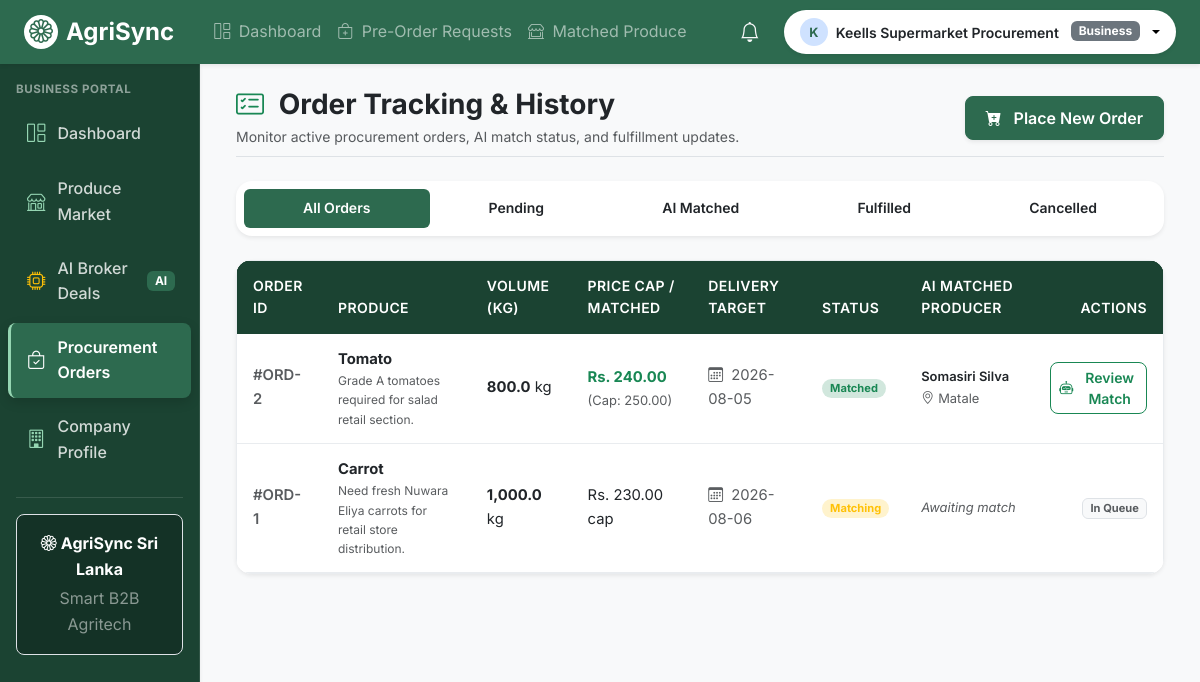
Page /business/orders.php (signed in) on the committed database.
### tables this page shows
CREATE TABLE IF NOT EXISTS `order_matches` (
  `id` int(11) NOT NULL AUTO_INCREMENT,
  `order_id` int(11) NOT NULL,
  `listing_id` int(11) NOT NULL,
  `farmer_id` int(11) NOT NULL,
  `business_id` int(11) NOT NULL,
  `matched_price` decimal(10,2) NOT NULL,
  `agent_reasoning` text NOT NULL,
  `confidence_score` int(11) NOT NULL,
  `status` enum('proposed','accepted','rejected','completed') NOT NULL DEFAULT 'proposed',
  `created_at` timestamp NOT NULL DEFAULT CURRENT_TIMESTAMP,
  `updated_at` timestamp NOT NULL DEFAULT CURRENT_TIMESTAMP ON UPDATE CURRENT_TIMESTAMP,
  PRIMARY KEY (`id`),
  UNIQUE KEY `unique_match` (`order_id`,`listing_id`),
  KEY `farmer_id_index` (`farmer_id`),
  KEY `business_id_index` (`business_id`),
  KEY `status_index` (`status`),
  CONSTRAINT `fk_match_order` FOREIGN KEY (`order_id`) REFERENCES `order_requests` (`id`) ON DELETE CASCADE,
  CONSTRAINT `fk_match_listing` FOREIGN KEY (`listing_id`) REFERENCES `harvest_listings` (`id`) ON DELETE CASCADE,
  CONSTRAINT `fk_match_farmer` FOREIGN KEY (`farmer_id`) REFERENCES `users` (`id`) ON DELETE CASCADE,
  CONSTRAINT `fk_match_business` FOREIGN KEY (`business_id`) REFERENCES `users` (`id`) ON DELETE CASCADE
);

CREATE TABLE IF NOT EXISTS `order_requests` (
  `id` int(11) NOT NULL AUTO_INCREMENT,
  `business_id` int(11) NOT NULL,
  `crop_type` varchar(50) NOT NULL,
  `quantity_kg` decimal(10,2) NOT NULL,
  `max_price` decimal(10,2) NOT NULL,
  `delivery_date` date NOT NULL,
  `urgency` enum('low','medium','high') NOT NULL DEFAULT 'medium',
  `status` enum('pending','matching','matched','fulfilled','cancelled') NOT NULL DEFAULT 'pending',
  `notes` text DEFAULT NULL,
  `created_at` timestamp NOT NULL DEFAULT CURRENT_TIMESTAMP,
  `updated_at` timestamp NOT NULL DEFAULT CURRENT_TIMESTAMP ON UPDATE CURRENT_TIMESTAMP,
  PRIMARY KEY (`id`),
  KEY `business_id_index` (`business_id`),
  KEY `crop_type_index` (`crop_type`),
  KEY `status_index` (`status`),
  CONSTRAINT `fk_order_business` FOREIGN KEY (`business_id`) REFERENCES `users` (`id`) ON DELETE CASCADE
);

CREATE TABLE IF NOT EXISTS `users` (
  `id` int(11) NOT NULL AUTO_INCREMENT,
  `name` varchar(100) NOT NULL,
  `email` varchar(150) NOT NULL,
  `password_hash` varchar(255) NOT NULL,
  `role` enum('farmer','business','admin') NOT NULL,
  `phone` varchar(20) DEFAULT NULL,
  `district` varchar(50) DEFAULT NULL,
  `is_active` tinyint(1) NOT NULL DEFAULT 1,
  `created_at` timestamp NOT NULL DEFAULT CURRENT_TIMESTAMP,
  `updated_at` timestamp NOT NULL DEFAULT CURRENT_TIMESTAMP ON UPDATE CURRENT_TIMESTAMP,
  PRIMARY KEY (`id`),
  UNIQUE KEY `email_unique` (`email`),
  KEY `role_index` (`role`),
  KEY `district_index` (`district`)
);

### includes/functions.php (called while the page is built, shortened)
<?php
function sanitize(mixed $input): mixed {
    return htmlspecialchars(trim((string)$input), ENT_QUOTES, 'UTF-8');
}

### business/orders.php (the view, shortened to what this page needs)
<?php
require_once __DIR__ . '/../includes/functions.php';
$user_id = (int) ($_SESSION['user_id'] ?? 0);
$status_filter = sanitize($_GET['status'] ?? 'all');
$orders = [];
try {
    $db = getDbConnection();
    $sql = "
        SELECT
            o.id, o.crop_type, o.quantity_kg, o.max_price, o.delivery_date, o.urgency, o.status, o.notes, o.created_at,
            m.id as match_id, m.matched_price, m.confidence_score, m.status as match_status,
            u.name as farmer_name, u.district as farmer_district
        FROM order_requests o
        LEFT JOIN order_matches m ON o.id = m.order_id
        LEFT JOIN users u ON m.farmer_id = u.id
        WHERE o.business_id = :business_id
    ";
    $params = [':business_id' => $user_id];
    $sql .= " ORDER BY o.id DESC";
    $stmt = $db->prepare($sql);
    $stmt->execute($params);
    $orders = $stmt->fetchAll(PDO::FETCH_ASSOC);
} catch (Throwable $e) {
    error_log("Orders Page Error: " . $e->getMessage());
    $error_message = "Unable to fetch orders.";
}
require_once __DIR__ . '/../includes/header.php';
require_once __DIR__ . '/../includes/navbar.php';
?>
<div class="d-flex" style="min-height: 100vh;">
    <?php require_once __DIR__ . '/../includes/sidebar.php'; ?>
    <div class="flex-grow-1 bg-light p-4 overflow-auto">
        <div class="container-fluid max-w-7xl">
            <div class="d-flex flex-wrap align-items-center justify-content-between mb-4 pb-2 border-bottom">
                <div>
                    <h1 class="h3 fw-bold text-dark mb-1">
                        <i class="bi bi-card-checklist text-success me-2"></i> Order Tracking & History
                    </h1>
                    <p class="text-muted small mb-0">
                        Monitor active procurement orders, AI match status, and fulfillment updates.
                    </p>
                </div>
                <div class="d-flex gap-2 mt-3 mt-md-0">
                    <a href="place_order.php" class="btn btn-primary rounded-3 d-flex align-items-center shadow-sm">
                        <i class="bi bi-cart-plus-fill me-1"></i> Place New Order
                    </a>
                </div>
            </div>
            <div class="card border-0 shadow-sm rounded-4 p-2 mb-4 bg-white">
                <ul class="nav nav-pills nav-fill small fw-semibold">
                    <li class="nav-item">
                        <a class="nav-link <?= $status_filter === 'all' ? 'active bg-primary' : 'text-dark' ?>" href="orders.php?status=all">All Orders</a>
                    </li>
                    <li class="nav-item">
                        <a class="nav-link <?= $status_filter === 'pending' ? 'active bg-primary' : 'text-dark' ?>" href="orders.php?status=pending">Pending</a>
                    </li>
                    <li class="nav-item">
                        <a class="nav-link <?= $status_filter === 'matched' ? 'active bg-primary' : 'text-dark' ?>" href="orders.php?status=matched">AI Matched</a>
                    </li>
                    <li class="nav-item">
                        <a class="nav-link <?= $status_filter === 'fulfilled' ? 'active bg-primary' : 'text-dark' ?>" href="orders.php?status=fulfilled">Fulfilled</a>
                    </li>
                    <li class="nav-item">
                        <a class="nav-link <?= $status_filter === 'cancelled' ? 'active bg-primary' : 'text-dark' ?>" href="orders.php?status=cancelled">Cancelled</a>
                    </li>
                </ul>
            </div>
            <div class="card border-0 shadow-sm rounded-4 overflow-hidden bg-white">
                <div class="table-responsive">
                    <table class="table table-hover align-middle mb-0">
                        <thead class="table-light small">
                            <tr>
                                <th>Order ID</th>
                                <th>Produce</th>
                                <th>Volume (kg)</th>
                                <th>Price Cap / Matched</th>
                                <th>Delivery Target</th>
                                <th>Status</th>
                                <th>AI Matched Producer</th>
                                <th class="text-end">Actions</th>
                            </tr>
                        </thead>
                        <tbody>
                            <?php if (empty($orders)): ?>
                                <tr>
                                    <td colspan="8" class="text-center py-5 text-muted">
                                        <i class="bi bi-box2 fs-1 text-muted d-block mb-2"></i>
                                        No commercial orders found for the selected filter.
                                    </td>
                                </tr>
                            <?php else: ?>
                                <?php foreach ($orders as $o): ?>
                                    <?php
                                        $st = $o['status'];
                                        $badge = 'bg-secondary-subtle text-secondary';
                                        if ($st === 'matching') $badge = 'bg-warning-subtle text-warning';
                                        if ($st === 'matched') $badge = 'bg-success-subtle text-success';
                                    ?>
                                    <tr>
                                        <td class="fw-semibold text-muted">#ORD-<?= (int)$o['id'] ?></td>
                                        <td>
                                            <span class="fw-bold text-dark"><?= htmlspecialchars($o['crop_type'], ENT_QUOTES, 'UTF-8') ?></span>
                                            <?php if (!empty($o['notes'])): ?>
                                                <small class="text-muted d-block" style="font-size: 0.75rem;"><?= htmlspecialchars($o['notes'], ENT_QUOTES, 'UTF-8') ?></small>
                                            <?php endif; ?>
                                        </td>
                                        <td><strong><?= number_format($o['quantity_kg'], 1) ?></strong> kg</td>
                                        <td>
                                            <?php if (!empty($o['matched_price'])): ?>
                                                <span class="text-success fw-bold">Rs. <?= number_format($o['matched_price'], 2) ?></span>
                                                <small class="text-muted d-block">(Cap: <?= number_format($o['max_price'], 2) ?>)</small>
                                            <?php else: ?>
                                                <span>Rs. <?= number_format($o['max_price'], 2) ?> cap</span>
                                            <?php endif; ?>
                                        </td>
                                        <td class="small text-muted">
                                            <i class="bi bi-calendar3 me-1"></i> <?= htmlspecialchars($o['delivery_date'], ENT_QUOTES, 'UTF-8') ?>
                                        </td>
                                        <td>
                                            <span class="badge rounded-pill <?= $badge ?> px-2 py-1 text-capitalize">
                                                <?= htmlspecialchars($st, ENT_QUOTES, 'UTF-8') ?>
                                            </span>
                                        </td>
                                        <td>
                                            <?php if (!empty($o['farmer_name'])): ?>
                                                <span class="fw-semibold text-dark small d-block"><?= htmlspecialchars($o['farmer_name'], ENT_QUOTES, 'UTF-8') ?></span>
                                                <span class="text-muted small"><i class="bi bi-geo-alt me-1"></i><?= htmlspecialchars($o['farmer_district'], ENT_QUOTES, 'UTF-8') ?></span>
                                            <?php else: ?>
                                                <span class="text-muted small fst-italic">Awaiting match</span>
                                            <?php endif; ?>
                                        </td>
                                        <td class="text-end">
                                            <?php if (!empty($o['match_id'])): ?>
                                                <a href="matches.php?order_id=<?= (int)$o['id'] ?>" class="btn btn-sm btn-outline-success rounded-3 px-2 py-1">
                                                    <i class="bi bi-robot"></i> Review Match
                                                </a>
                                            <?php else: ?>
                                                <span class="badge bg-light text-muted border">In Queue</span>
                                            <?php endif; ?>
                                        </td>
                                    </tr>
                                <?php endforeach; ?>
                            <?php endif; ?>
                        </tbody>
                    </table>
                </div>
            </div>
        </div>
    </div>
</div>
<?php require_once __DIR__ . '/../includes/footer.php'; ?>

### assets/css/style.css (style rules this page uses)
:root { --clr-primary: #2D6A4F; --clr-primary-dark: #1B4332; --clr-primary-light: #40916C; --clr-accent: #95D5B2; --clr-accent-light: #D8F3DC; --clr-bg: #F8F9FA; --clr-surface: #FFFFFF; --clr-text: #212529; --clr-text-muted: #6C757D; --clr-border: #E9ECEF; --clr-danger: #DC3545; --clr-warning: #FFC107; --clr-info: #0DCAF0; --radius-sm: 8px; --radius-md: 12px; --radius-lg: 16px; --shadow-sm: 0 2px 8px rgba(0, 0, 0, 0.06); --shadow-md: 0 4px 16px rgba(0, 0, 0, 0.08); --shadow-lg: 0 10px 30px rgba(0, 0, 0, 0.12); --transition-fast: all 0.2s ease; }
body { font-family: 'Inter', -apple-system, BlinkMacSystemFont, 'Segoe UI', Roboto, sans-serif; background-color: var(--clr-bg); color: var(--clr-text); line-height: 1.6; -webkit-font-smoothing: antialiased; }
h1, h2, h3, h4, h5, h6 { font-family: 'Inter', sans-serif; font-weight: 700; color: var(--clr-primary-dark); }
h1 { font-size: 1.75rem; }
.card, .agri-card { background-color: var(--clr-surface); border: 1px solid var(--clr-border); border-radius: var(--radius-md); box-shadow: var(--shadow-sm); transition: var(--transition-fast); }
.btn { border-radius: var(--radius-sm); min-height: 44px; font-weight: 600; display: inline-flex; align-items: center; justify-content: center; gap: 0.5rem; padding: 0.5rem 1.25rem; transition: var(--transition-fast); }
.btn-primary { background-color: var(--clr-primary); border-color: var(--clr-primary); color: #ffffff; }
.table-responsive { border-radius: var(--radius-md); overflow: hidden; box-shadow: var(--shadow-sm); border: 1px solid var(--clr-border); background-color: var(--clr-surface); }
.table { margin-bottom: 0; width: 100%; vertical-align: middle; }
.table thead, .table thead tr, .table thead th { background-color: var(--clr-primary-dark) !important; color: #ffffff !important; font-weight: 600; font-size: 0.875rem; text-transform: uppercase; letter-spacing: 0.03em; padding: 0.875rem 1rem; border-bottom: none; }
.table tbody tr { transition: var(--transition-fast); }
.table tbody td { padding: 0.875rem 1rem; color: var(--clr-text); border-bottom: 1px solid var(--clr-border); font-size: 0.925rem; }
.bg-primary { background-color: var(--clr-primary) !important; }

### rows in the picture
order_matches: order "2", order.crop_type "Tomato", order.notes "Grade A tomatoes required for salad retail section.", order.quantity_kg "800.0", matched_price "240.00", order.max_price "250.00", order.delivery_date "2026-08-05", order.status "Matched", farmer.name "Somasiri Silva", farmer.district "Matale"
order_requests: id "1", crop_type "Carrot", notes "Need fresh Nuwara Eliya carrots for retail store distribution.", quantity_kg "1,000.0", max_price "230.00", delivery_date "2026-08-06", status "Matching", shows "Awaiting match", shows "In Queue"

### other values in the picture
substr($user_name, 0, 1) "K"
$user_name "Keells Supermarket Procurement"
$user_role "Business"
$user_role "BUSINESS"
